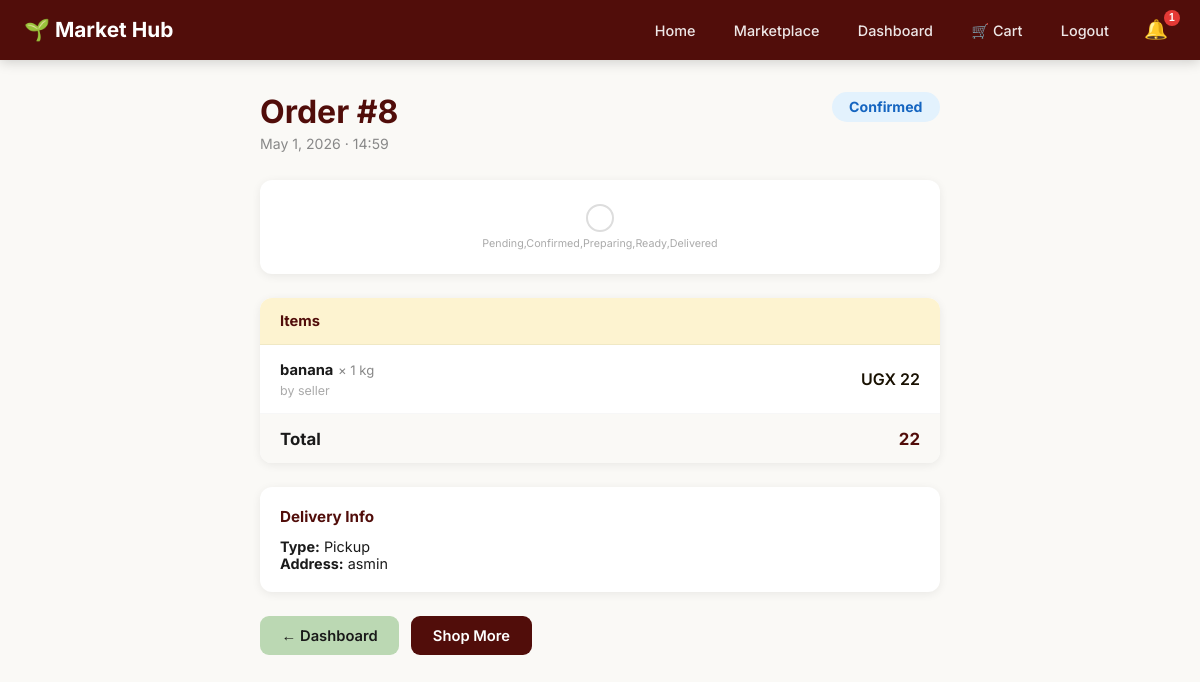
/orders/8/ (signed in), run on the app's committed database.
### farmersmarket/models.py (models this page shows, shortened)
class Order(models.Model):
    ORDER_STATUS = [
        ("Pending", "Pending"),
        ("Confirmed", "Confirmed"),
        ("Preparing", "Preparing"),
        ("Ready", "Ready for Pickup/Delivery"),
        ("Out for Delivery", "Out for Delivery"),
        ("Delivered", "Delivered"),
        ("Cancelled", "Cancelled"),
    ]
    DELIVERY_TYPE = [("Pickup", "Pickup"), ("Delivery", "Delivery")]
    order_date = models.DateTimeField(default=timezone.now)
    client = models.ForeignKey(Client, on_delete=models.CASCADE, related_name='orders')
    status = models.CharField(max_length=30, choices=ORDER_STATUS, default="Pending")
    delivery_type = models.CharField(max_length=20, choices=DELIVERY_TYPE, default="Pickup")
    delivery_address = models.CharField(max_length=200, blank=True, null=True)
    total_amount = models.DecimalField(max_digits=10, decimal_places=2, default=0)
    notes = models.TextField(blank=True, null=True)
    courier = models.ForeignKey(Courier, on_delete=models.SET_NULL, null=True, blank=True, related_name='orders')
    delivered_at = models.DateTimeField(null=True, blank=True)

class OrderItem(models.Model):
    order = models.ForeignKey(Order, on_delete=models.CASCADE, related_name='items')
    product = models.ForeignKey(Product, on_delete=models.CASCADE)
    quantity = models.PositiveIntegerField()
    price_at_purchase = models.DecimalField(max_digits=10, decimal_places=2)

class Product(models.Model):
    CURRENCY_CHOICES = [
        ('UGX', 'UGX - Ugandan Shilling'),
        ('KES', 'KES - Kenyan Shilling'),
        ('TZS', 'TZS - Tanzanian Shilling'),
        ('USD', 'USD - US Dollar'),
        ('EUR', 'EUR - Euro'),
        ('GBP', 'GBP - British Pound'),
    ]
    UNIT_CHOICES = [
        ('kg', 'kg'), ('g', 'g (grams)'), ('bunch', 'Bunch'),
        ('piece', 'Piece'), ('litre', 'Litre'),
        ('crate', 'Crate'), ('bag', 'Bag'), ('dozen', 'Dozen'),
    ]
    CATEGORY_CHOICES = [
        ('vegetables', '🥬 Vegetables'),
        ('fruits', '🍎 Fruits'),
        ('grains', '🌾 Grains & Cereals'),
        ('dairy', '🥛 Dairy & Eggs'),
        ('herbs', '🌿 Herbs & Spices'),
        ('legumes', '🫘 Legumes & Pulses'),
        ('roots', '🥕 Roots & Tubers'),
        ('other', '📦 Other'),
    ]
    crop_name = models.CharField(max_length=100)
    category = models.CharField(max_length=20, choices=CATEGORY_CHOICES, default='other', blank=True)
    quantity_available = models.PositiveIntegerField()
    unit = models.CharField(max_length=20, choices=UNIT_CHOICES, default='kg')
    price = models.DecimalField(max_digits=10, decimal_places=2)
    currency = models.CharField(max_length=3, choices=CURRENCY_CHOICES, default='UGX')
    harvest_date = models.DateField(null=True, blank=True, help_text="When was this harvested?")
    farmer = models.ForeignKey(Farmer, on_delete=models.CASCADE, related_name='products')
    description = models.TextField(blank=True, null=True)
    image = models.ImageField(upload_to='product_images/', blank=True, null=True)
    is_available = models.BooleanField(default=True)
    created_at = models.DateTimeField(auto_now_add=True)
    updated_at = models.DateTimeField(auto_now=True)

class Farmer(models.Model):
    user = models.OneToOneField(User, on_delete=models.CASCADE, null=True, blank=True)
    name = models.CharField(max_length=100)
    contact = models.CharField(max_length=20)
    address = models.CharField(max_length=200)

### farmersmarket/views.py (the view)
# urls.py: path('orders/<int:order_id>/', order_detail_view, name='order_detail'),
def order_detail_view(request, order_id):
    if not request.user.is_authenticated:
        return redirect('login')
    order = get_object_or_404(Order, pk=order_id)
    is_client = (
        hasattr(request.user, 'client') and
        order.client.user == request.user
    )
    is_farmer = order.items.filter(product__farmer__user=request.user).exists()
    if not (is_client or is_farmer):
        messages.error(request, 'Access denied.')
        return redirect('dashboard')
    farmer_items = order.items.all()
    if is_farmer and not is_client:
        try:
            farmer = Farmer.objects.get(user=request.user)
            farmer_items = order.items.filter(product__farmer=farmer)
        except Farmer.DoesNotExist:
            pass
    return render(request, 'order_detail.html', {
        'order': order,
        'farmer_items': farmer_items,
        'is_client': is_client,
        'is_farmer': is_farmer,
    })

### farmersmarket/templates/order_detail.html (shortened to what this page needs)
{% extends 'base.html' %}
{% block content %}
<div class="container" style="max-width:720px; margin-top:2rem; margin-bottom:4rem;">
  <div style="display:flex; justify-content:space-between; align-items:start; margin-bottom:1.75rem; flex-wrap:wrap; gap:1rem;">
    <div>
      <h1 style="color:#510d0a;">Order #{{ order.id }}</h1>
      <p style="color:#888; font-size:.88rem; margin-top:.25rem;">{{ order.order_date|date:"F j, Y · H:i" }}</p>
    </div>
    <span style="padding:.4rem 1.1rem; border-radius:20px; font-weight:700; font-size:.88rem;
      background:{% if order.status == 'Delivered' %}#c8e6c9{% elif order.status == 'Cancelled' %}#ffcdd2{% elif order.status == 'Pending' %}#fdf3d0{% else %}#e3f2fd{% endif %};
      color:{% if order.status == 'Delivered' %}#2e7d32{% elif order.status == 'Cancelled' %}#c62828{% elif order.status == 'Pending' %}#a29f15{% else %}#1565c0{% endif %};">
      {{ order.status }}
    </span>
  </div>
  {% with statuses="Pending,Confirmed,Preparing,Ready,Delivered" %}
  <div class="card" style="margin-bottom:1.5rem; padding:1.5rem;">
    <div style="display:flex; align-items:center; position:relative;">
      {% for s in statuses.split %}
        {% with active=order.status %}
        <div style="display:flex; flex-direction:column; align-items:center; flex:1; position:relative; z-index:1;">
          <div style="width:28px; height:28px; border-radius:50%; border:2.5px solid
            {% if s == active %}#510d0a{% elif forloop.counter < statuses.split|length %}#bbd8b3{% else %}#ddd{% endif %};
            background:{% if s == active %}#510d0a{% elif s == 'Cancelled' and active == 'Cancelled' %}#c62828{% else %}#fff{% endif %};
            display:flex; align-items:center; justify-content:center; font-size:.7rem; color:#fff; font-weight:700;
            transition:all .3s;">
          </div>
          <p style="font-size:.67rem; color:{% if s == active %}#510d0a{% else %}#aaa{% endif %}; font-weight:{% if s == active %}700{% else %}400{% endif %}; margin-top:.35rem; text-align:center;">{{ s }}</p>
        </div>
        {% endwith %}
      {% endfor %}
    </div>
  </div>
  {% endwith %}
  <div class="card" style="padding:0; overflow:hidden; margin-bottom:1.5rem;">
    <div style="padding:.85rem 1.25rem; background:#fdf3d0; border-bottom:1px solid #f0e8c4; font-weight:700; color:#510d0a; font-size:.92rem;">Items</div>
    {% if is_farmer and not is_client %}
      {% for item in farmer_items %}
      <div style="padding:.9rem 1.25rem; display:flex; justify-content:space-between; border-bottom:1px solid #f7f7f7; align-items:center;">
        <div>
          <strong style="font-size:.92rem;">{{ item.product.crop_name }}</strong>
          <span style="color:#888; font-size:.82rem;"> × {{ item.quantity }} {{ item.product.get_unit_display }}</span>
          <br><span style="color:#aaa; font-size:.78rem;">by {{ item.product.farmer.name }}</span>
        </div>
        <span style="font-weight:600; color:#191102;">{{ item.product.currency }} {{ item.price_at_purchase|floatformat:0 }}</span>
      </div>
      {% endfor %}
    {% else %}
      {% for item in order.items.all %}
      <div style="padding:.9rem 1.25rem; display:flex; justify-content:space-between; border-bottom:1px solid #f7f7f7; align-items:center;">
        <div>
          <strong style="font-size:.92rem;">{{ item.product.crop_name }}</strong>
          <span style="color:#888; font-size:.82rem;"> × {{ item.quantity }} {{ item.product.get_unit_display }}</span>
          <br><span style="color:#aaa; font-size:.78rem;">by {{ item.product.farmer.name }}</span>
        </div>
        <span style="font-weight:600; color:#191102;">{{ item.product.currency }} {{ item.price_at_purchase|floatformat:0 }}</span>
      </div>
      {% endfor %}
    {% endif %}
    <div style="padding:.9rem 1.25rem; display:flex; justify-content:space-between; font-weight:700; font-size:1.05rem; background:#faf9f6;">
      <span>Total</span>
      <span style="color:#510d0a;">{{ order.total_amount|floatformat:0 }}</span>
    </div>
  </div>
  <div class="card" style="margin-bottom:1.5rem; padding:1.25rem;">
    <h3 style="color:#510d0a; margin-bottom:.75rem; font-size:.95rem;">Delivery Info</h3>
    <p style="font-size:.9rem;"><strong>Type:</strong> {{ order.delivery_type }}</p>
    {% if order.delivery_address %}<p style="font-size:.9rem;"><strong>Address:</strong> {{ order.delivery_address }}</p>{% endif %}
  </div>
  <div style="display:flex; gap:.75rem; flex-wrap:wrap; align-items:center;">
    <a href="{% url 'dashboard' %}" class="btn btn-secondary">← Dashboard</a>
    <a href="{% url 'marketplace' %}" class="btn btn-primary">Shop More</a>
  </div>
</div>
{% endblock %}

### farmersmarket/templates/base.html (style rules this page uses)
:root { --primary: #510d0a; --secondary: #bbd8b3; --accent: #f3b61f; --gold: #a29f15; --dark: #191102; --bg: #faf9f6; --radius: 12px; }
* { margin:0; padding:0; box-sizing:border-box; }
body { font-family:'Inter',sans-serif; background:var(--bg); color:#1a1a1a; padding-bottom:70px; }
a { color:inherit; }
.container { max-width:1200px; margin:0 auto; padding:0 1.25rem; }
.btn { display:inline-block; padding:.65rem 1.35rem; border-radius:9px; font-weight:600; cursor:pointer; transition:transform .2s,box-shadow .2s; font-size:.92rem; border:none; font-family:inherit; text-decoration:none; }
.btn-primary { background:var(--primary); color:#fff; }
.btn-secondary { background:var(--secondary); color:#1a1a1a; }
.card { background:#fff; border-radius:var(--radius); padding:1.4rem; box-shadow:0 2px 10px rgba(0,0,0,.07); margin-bottom:1rem; }

### data on the page
Order: id "8", order_date "May 1, 2026 · 14:59", status "Confirmed", total_amount "22", delivery_type "Pickup", delivery_address "asmin"
OrderItem: product.crop_name "banana", quantity "1", product.unit "kg", product.farmer.name "seller", product.currency "UGX", price_at_purchase "22"

### other printed values
{{ unread_notif_count }} "1"
{{ s }} "Pending,Confirmed,Preparing,Ready,Delivered"
